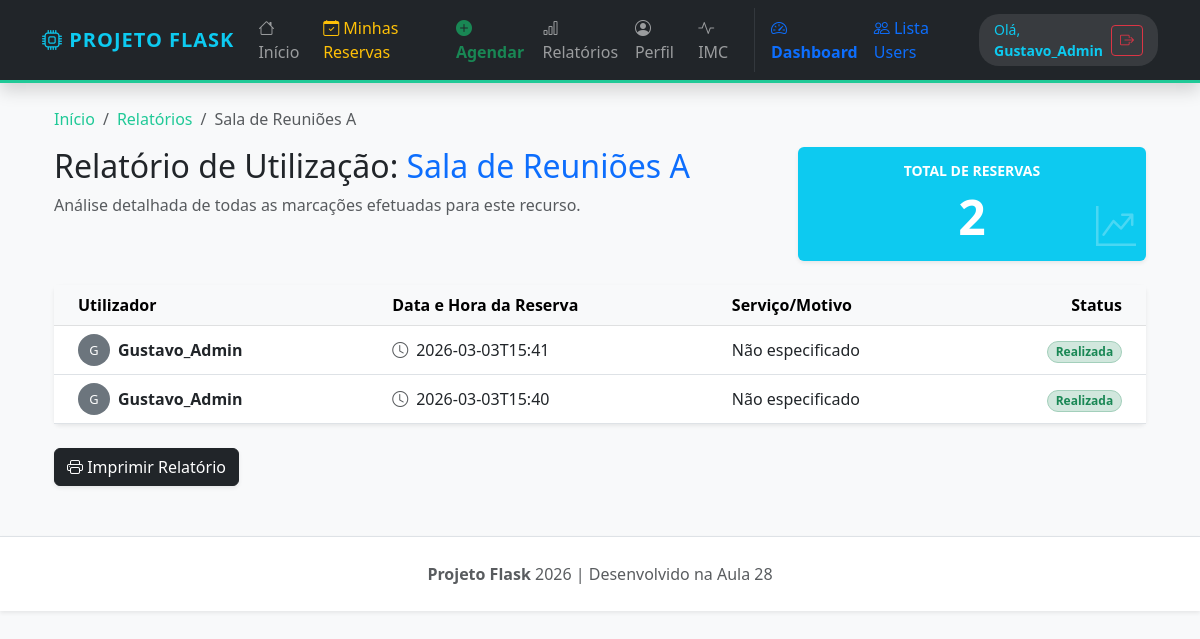
/relatorio/recurso/1 (signed in), run on the app's committed database.
### tables this page shows
CREATE TABLE users (
            id INTEGER PRIMARY KEY AUTOINCREMENT,
            username TEXT NOT NULL,
            password TEXT NOT NULL,
            email TEXT NOT NULL
        );

CREATE TABLE recursos (
            id INTEGER PRIMARY KEY AUTOINCREMENT,
            nome TEXT NOT NULL,
            descricao TEXT
        );

CREATE TABLE reservas (
            id INTEGER PRIMARY KEY AUTOINCREMENT,
            user_id INTEGER NOT NULL,
            recurso_id INTEGER,
            servico TEXT, 
            data TEXT NOT NULL,
            status TEXT DEFAULT 'Pendente',
            FOREIGN KEY (user_id) REFERENCES users (id),
            FOREIGN KEY (recurso_id) REFERENCES recursos (id)
        );

### app.py (the view)
@app.route("/relatorio/recurso/<int:id>")
@login_required
def relatorio_recurso(id):
    conn = get_db_connection()
    recurso = conn.execute('SELECT * FROM recursos WHERE id = ?', (id,)).fetchone()
    reservas = conn.execute('''
        SELECT reservas.*, users.username
        FROM reservas
        JOIN users ON reservas.user_id = users.id
        WHERE recurso_id = ?
        ORDER BY data DESC
    ''', (id,)).fetchall()
    total_reservas = len(reservas)
    conn.close()
    return render_template("relatorio_detalhado.html",
                           recurso=recurso,
                           reservas=reservas,
                           total=total_reservas)

### app.py (called while the page is built)
def get_db_connection():
    base_dir = os.path.dirname(os.path.abspath(__file__))
    db_path = os.path.join(base_dir, 'database.db')
    conn = sqlite3.connect(db_path)
    conn.row_factory = sqlite3.Row
    return conn

def login_required(f):
    @wraps(f)
    def wrapper(*args, **kwargs):
        if "user" not in session:
            return redirect(url_for("login"))
        return f(*args, **kwargs)
    return wrapper

### Templates/relatorio_detalhado.html (shortened to what this page needs)
{% extends "base.html" %}
{% block content %}
<div class="container mt-4">
    <nav aria-label="breadcrumb">
      <ol class="breadcrumb">
        <li class="breadcrumb-item"><a href="{{ url_for('home') }}">Início</a></li>
        <li class="breadcrumb-item"><a href="{{ url_for('relatorios_dashboard') }}">Relatórios</a></li>
        <li class="breadcrumb-item active" aria-current="page">{{ recurso.nome }}</li>
      </ol>
    </nav>
    <div class="row mb-4">
        <div class="col-md-8">
            <h2>Relatório de Utilização: <span class="text-primary">{{ recurso.nome }}</span></h2>
            <p class="text-muted">Análise detalhada de todas as marcações efetuadas para este recurso.</p>
        </div>
        <div class="col-md-4">
            <div class="card border-0 shadow-sm bg-info text-white">
                <div class="card-body text-center">
                    <h6 class="text-uppercase small fw-bold">Total de Reservas</h6>
                    <h2 class="display-5 fw-bold mb-0">{{ total }}</h2>
                    <i class="bi bi-graph-up-arrow fs-1 opacity-25" style="position: absolute; right: 10px; bottom: 5px;"></i>
                </div>
            </div>
        </div>
    </div>
    <div class="card shadow-sm border-0">
        <div class="card-body p-0">
            <div class="table-responsive">
                <table class="table table-hover align-middle mb-0">
                    <thead class="table-light">
                        <tr>
                            <th class="ps-4">Utilizador</th>
                            <th>Data e Hora da Reserva</th>
                            <th>Serviço/Motivo</th>
                            <th class="text-end pe-4">Status</th>
                        </tr>
                    </thead>
                    <tbody>
                        {% for r in reservas %}
                        <tr>
                            <td class="ps-4">
                                <div class="d-flex align-items-center">
                                    <div class="rounded-circle bg-secondary text-white d-flex align-items-center justify-content-center me-2" style="width: 32px; height: 32px; font-size: 0.8rem;">
                                        {{ r.username[0] | upper }}
                                    </div>
                                    <strong>{{ r.username }}</strong>
                                </div>
                            </td>
                            <td><i class="bi bi-clock me-2 text-muted"></i>{{ r.data }}</td>
                            <td>{{ r.servico if r.servico else 'Não especificado' }}</td>
                            <td class="text-end pe-4">
                                <span class="badge rounded-pill bg-success-subtle text-success border border-success-subtle">Realizada</span>
                            </td>
                        </tr>
                        {% endfor %}
                    </tbody>
                </table>
            </div>
        </div>
    </div>
    <div class="mt-4">
        <button onclick="window.print()" class="btn btn-dark shadow-sm">
            <i class="bi bi-printer"></i> Imprimir Relatório
        </button>
    </div>
</div>
{% endblock %}

### Templates/base.html (shortened to what this page needs)
<!DOCTYPE html>
<html lang="pt">
<head>
    <link href="https://cdn.jsdelivr.net/npm/bootstrap@5.3.0/dist/css/bootstrap.min.css" rel="stylesheet">
    <link rel="stylesheet" href="https://cdn.jsdelivr.net/npm/bootstrap-icons@1.11.1/font/bootstrap-icons.css">
</head>
<body>
    <nav class="navbar navbar-expand-lg navbar-dark bg-dark mb-4 shadow">
        <div class="container">
            <a class="navbar-brand text-info" href="{{ url_for('home') }}">
                <i class="bi bi-cpu"></i> PROJETO FLASK
            </a>
            <div class="collapse navbar-collapse" id="navbarNav">
                <div class="navbar-nav ms-auto align-items-center">
                    <a class="nav-link" href="{{ url_for('home') }}"><i class="bi bi-house"></i> Início</a>
                    {% if session.get("user") %}
                        <a class="nav-link text-warning" href="{{ url_for('listar_reservas') }}">
                            <i class="bi bi-calendar-check"></i> Minhas Reservas
                        </a>
                        <a class="nav-link text-success fw-bold" href="{{ url_for('nova_reserva') }}">
                            <i class="bi bi-plus-circle-fill"></i> Agendar
                        </a>
                        <a class="nav-link" href="{{ url_for('relatorios_dashboard') }}">
                            <i class="bi bi-bar-chart"></i> Relatórios
                        </a>
                        <a class="nav-link" href="{{ url_for('perfil') }}"><i class="bi bi-person-circle"></i> Perfil</a>
                        <a class="nav-link" href="{{ url_for('imc_page') }}"><i class="bi bi-activity"></i> IMC</a>
                        {% if session.get("user") == "Gustavo_Admin" %}
                            <a class="nav-link text-primary fw-bold" href="{{ url_for('dashboard') }}">
                                <i class="bi bi-speedometer2"></i> Dashboard
                            </a>
                            <a class="nav-link text-primary" href="{{ url_for('list_users') }}">
                                <i class="bi bi-people"></i> Lista Users
                            </a>
                        {% endif %}
                        <div class="user-greeting ms-lg-3 d-flex align-items-center">
                            <span class="text-info small me-2">Olá, <strong>{{ session['user'] }}</strong></span>
                            <a class="btn btn-sm btn-outline-danger" href="{{ url_for('logout') }}">
                                <i class="bi bi-box-arrow-right"></i>
                            </a>
                        </div>
                    {% else %}
                        <a class="nav-link" href="{{ url_for('sobre') }}">Sobre</a>
                        <a class="nav-link" href="{{ url_for('contactos') }}">Contactos</a>
                        <a class="btn btn-outline-info btn-sm ms-lg-3" href="{{ url_for('login') }}">
                            <i class="bi bi-person-lock"></i> Entrar
                        </a>
                    {% endif %}
                </div>
            </div>
        </div>
    </nav>
    <main class="container">
        {% block content %}{% endblock %}
    </main>
    <footer class="footer text-center border-top shadow-sm">
        <div class="container">
            <p class="mb-0 text-muted">
                <strong>Projeto Flask</strong> 2026 | Desenvolvido na Aula 28
            </p>
        </div>
    </footer>
</body>
</html>

### Templates/base.html (style rules this page uses)
body { background-color: #f8f9fa; }
.navbar { border-bottom: 3px solid #20c997; }
.nav-link { transition: 0.3s; }
.footer { background: #fff; margin-top: 50px; padding: 25px; }
.navbar-brand { font-weight: bold; letter-spacing: 1px; }
.user-greeting { background: rgba(255,255,255,0.1); border-radius: 20px; padding: 5px 15px; }
.breadcrumb-item a { text-decoration: none; color: #20c997; }

### data on the page
users: user "Gustavo_Admin"
recursos: nome "Sala de Reuniões A"
reservas: username "G", username "Gustavo_Admin", data "2026-03-03T15:41", servico "Não especificado"
reservas: username "G", username "Gustavo_Admin", data "2026-03-03T15:40", servico "Não especificado"

### other printed values
{{ total }} "2"
